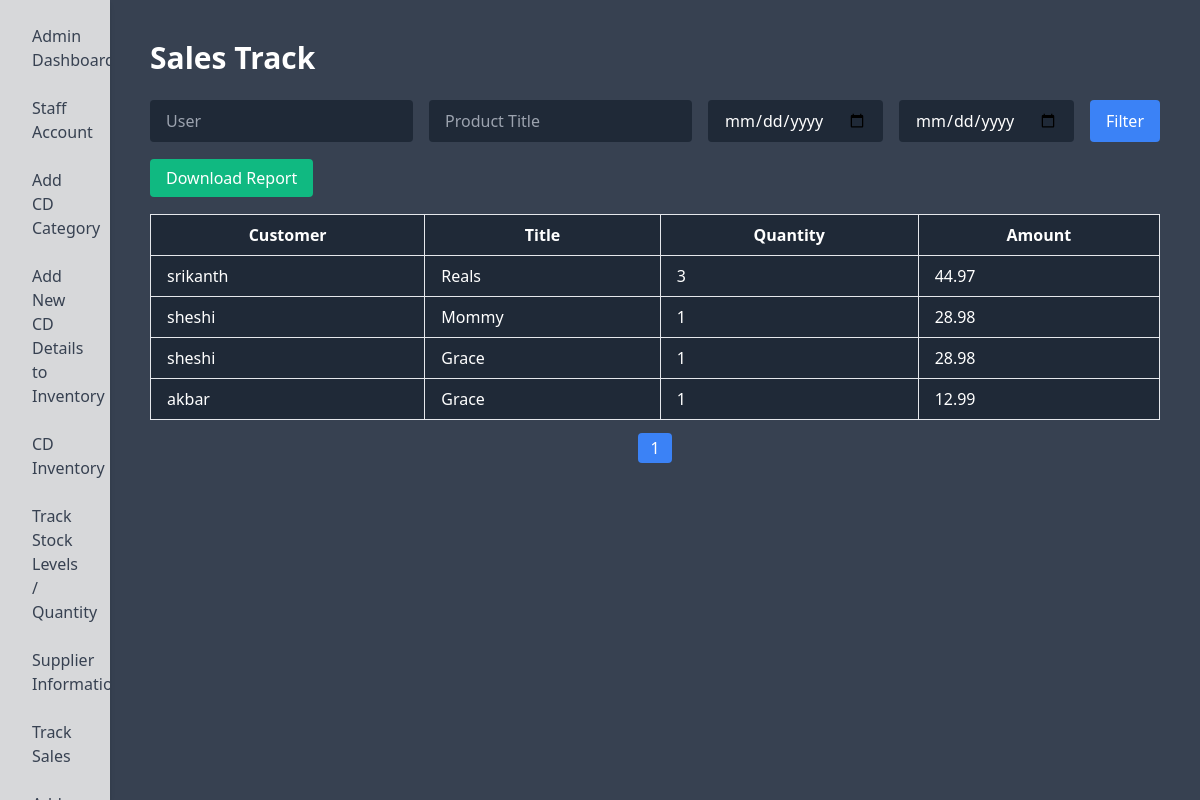
The page /admins/admintracksales on the database as committed earlier.
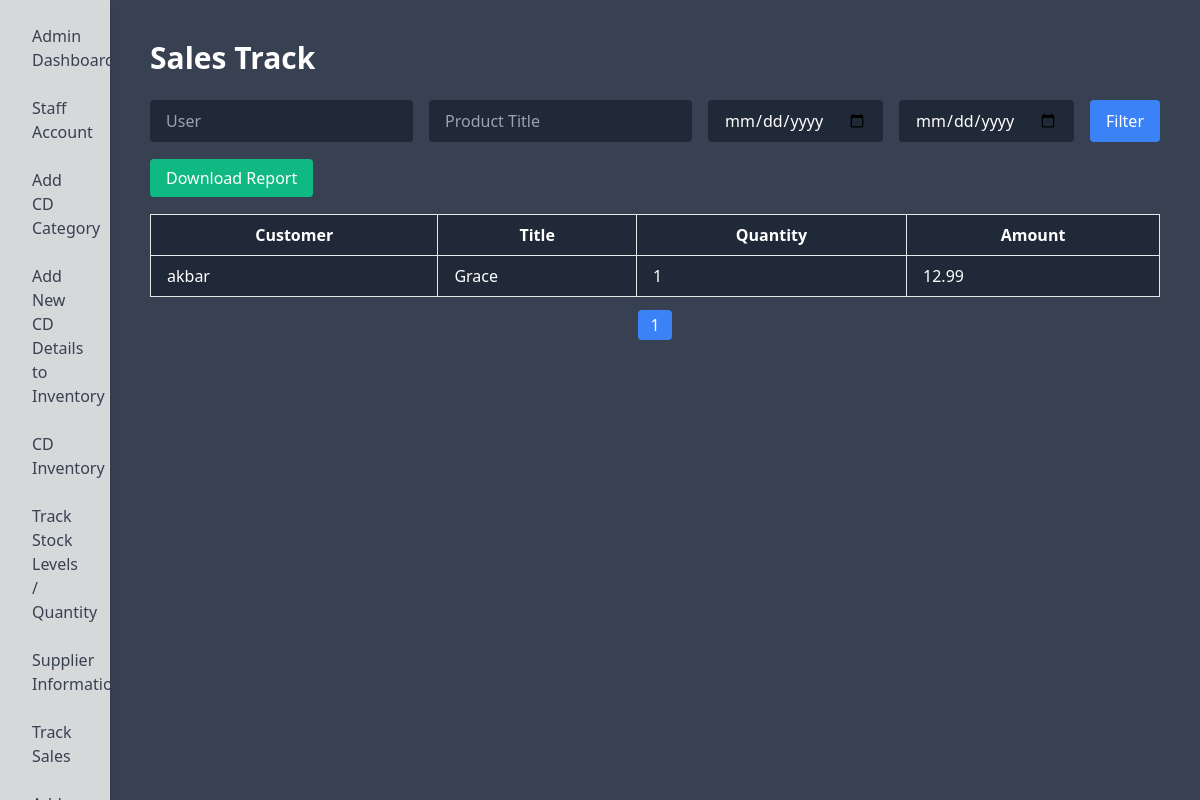
The same page on the database as committed later.
### staff/models.py (models this page shows, shortened)
class Purchase(models.Model):
    user = models.ForeignKey(User, on_delete=models.CASCADE)
    first_name = models.CharField(max_length=255)
    last_name = models.CharField(max_length=255)
    contact = models.CharField(max_length=20)
    email = models.EmailField()
    title = models.CharField(max_length=255)
    price = models.DecimalField(max_digits=10, decimal_places=2)
    quantity = models.IntegerField()
    total_price = models.DecimalField(max_digits=10, decimal_places=2)
    tax = models.DecimalField(max_digits=10, decimal_places=2)
    total_with_tax = models.DecimalField(max_digits=10, decimal_places=2)
    date_and_time = models.DateTimeField(auto_now_add=True)

### admins/views.py (the view)
# urls.py: path('admintracksales', admintracksales, name='admintracksales'),
def admintracksales(request):
    sales = Purchase.objects.all().order_by('-date_and_time')
    user_filter = request.GET.get('user')
    title_filter = request.GET.get('title')
    date_from = request.GET.get('date_from')
    date_to = request.GET.get('date_to')
    if user_filter:
        sales = sales.filter(user__username__icontains=user_filter)
    if title_filter:
        sales = sales.filter(title__icontains=title_filter)
    if date_from and date_to:
        sales = sales.filter(date_and_time__range=[date_from, date_to])
    paginator = Paginator(sales, 12)
    page_number = request.GET.get('page')
    page_obj = paginator.get_page(page_number)
    context = {'page_obj': page_obj, 'user_filter': user_filter, 'title_filter': title_filter, 'date_from': date_from, 'date_to': date_to}
    return render(request, 'admin/admintracksales.html', context)

### templates/admin/admintracksales.html (shortened to what this page needs)
<!DOCTYPE html>
<html lang="en">
<head>
    <link href="https://cdn.jsdelivr.net/npm/tailwindcss@2.2.19/dist/tailwind.min.css" rel="stylesheet">
</head>
<body class="bg-gray-700 text-white">
    <div class="flex">
        <div class="sidebar bg-white shadow-md w-64 p-4" style="background-color: #d7d8da;">
            {% include 'admin/adminnav.html' %}
        </div>
        <div class="flex-1 p-10">
            <h1 class="text-3xl font-bold mb-6">Sales Track</h1>
            <div class="mb-6">
                <form method="GET" class="flex space-x-4">
                    <input type="text" name="user" placeholder="User" class="px-4 py-2 bg-gray-800 text-white rounded" value="{{ request.GET.user }}">
                    <input type="text" name="title" placeholder="Product Title" class="px-4 py-2 bg-gray-800 text-white rounded" value="{{ request.GET.title }}">
                    <input type="date" name="date_from" class="px-4 py-2 bg-gray-800 text-white rounded" value="{{ request.GET.date_from }}">
                    <input type="date" name="date_to" class="px-4 py-2 bg-gray-800 text-white rounded" value="{{ request.GET.date_to }}">
                    <button type="submit" class="px-4 py-2 bg-blue-500 text-white rounded">Filter</button>
                </form>
            </div>
            <div class="mb-6">
                <a href="{% url 'download_report' %}?user={{ request.GET.user }}&title={{ request.GET.title }}&date_from={{ request.GET.date_from }}&date_to={{ request.GET.date_to }}" class="px-4 py-2 bg-green-500 text-white rounded">Download Report</a>
            </div>
            <div class="transparent-layer">
                <table class="w-full table-auto bg-gray-800 text-white rounded">
                    <thead>
                        <tr>
                            <th class="border px-4 py-2">Customer</th>
                            <th class="border px-4 py-2">Title</th>
                            <th class="border px-4 py-2">Quantity</th>
                            <th class="border px-4 py-2">Amount</th>
                        </tr>
                    </thead>
                    <tbody>
                        {% for cd in page_obj %}
                        <tr>
                            <td class="border px-4 py-2">{{ cd.first_name}}</td>
                            <td class="border px-4 py-2">{{ cd.title }}</td>
                            <td class="border px-4 py-2">{{ cd.quantity }}</td>
                            <td class="border px-4 py-2">{{ cd.total_price }}</td>
                        </tr>
                        {% endfor %}
                    </tbody>
                </table>
                <div class="mt-4">
                    <ul class="flex justify-center space-x-2">
                        {% for num in page_obj.paginator.page_range %}
                        <li>
                            <a href="?page={{ num }}" class="px-3 py-1 bg-gray-800 text-white rounded {% if page_obj.number == num %}bg-blue-500{% endif %}">
                                {{ num }}
                            </a>
                        </li>
                        {% endfor %}
                    </ul>
                </div>
            </div>
        </div>
    </div>
</body>
</html>

Rows that differ between the two databases and show on the page:
removed Purchase: first_name "srikanth", title "Reals", quantity "3", total_price "44.97"
removed Purchase: first_name "sheshi", title "Mommy", quantity "1", total_price "28.98"
removed Purchase: first_name "sheshi", title "Grace", quantity "1", total_price "28.98"
